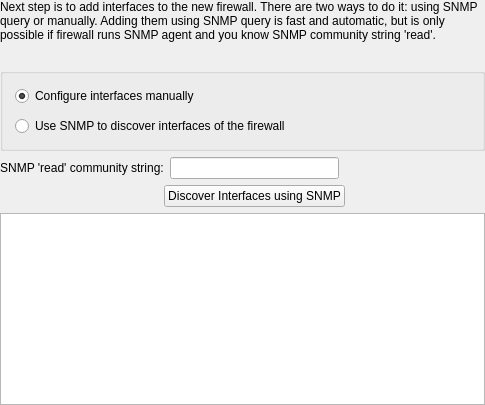
     <widget class="QWidget" name="page2" >
      <layout class="QGridLayout" >
       <property name="margin" >
        <number>0</number>
       </property>
       <item row="0" column="0" >
        <widget class="QLabel" name="label662" >
         <property name="text" >
          <string>Next step is to add interfaces to the new firewall. There are two ways to do it: using SNMP query or manually. Adding them using SNMP query is fast and automatic, but is only possible if firewall runs SNMP agent and you know SNMP community string 'read'.</string>
         </property>
         <property name="alignment" >
          <set>Qt::AlignLeading|Qt::AlignLeft|Qt::AlignVCenter</set>
         </property>
         <property name="wordWrap" >
          <bool>true</bool>
         </property>
        </widget>
       </item>
       <item row="1" column="0" >
        <spacer>
         <property name="orientation" >
          <enum>Qt::Vertical</enum>
         </property>
         <property name="sizeType" >
          <enum>QSizePolicy::Fixed</enum>
         </property>
         <property name="sizeHint" stdset="0" >
          <size>
           <width>20</width>
           <height>20</height>
          </size>
         </property>
        </spacer>
       </item>
       <item row="2" column="0" >
        <widget class="QGroupBox" name="buttonGroup1" >
         <property name="title" >
          <string/>
         </property>
         <layout class="QGridLayout" >
          <property name="verticalSpacing" >
           <number>10</number>
          </property>
          <property name="margin" >
           <number>12</number>
          </property>
          <item row="0" column="0" >
           <widget class="QRadioButton" name="use_manual" >
            <property name="text" >
             <string>Configure interfaces manually</string>
            </property>
            <property name="checked" >
             <bool>true</bool>
            </property>
           </widget>
          </item>
          <item row="1" column="0" >
           <widget class="QRadioButton" name="use_snmp" >
            <property name="text" >
             <string>Use SNMP to discover interfaces of the firewall</string>
            </property>
           </widget>
          </item>
         </layout>
        </widget>
       </item>
       <item row="3" column="0" >
        <layout class="QGridLayout" >
         <item row="1" column="4" >
          <spacer>
           <property name="orientation" >
            <enum>Qt::Horizontal</enum>
           </property>
           <property name="sizeType" >
            <enum>QSizePolicy::Expanding</enum>
           </property>
           <property name="sizeHint" stdset="0" >
            <size>
             <width>40</width>
             <height>20</height>
            </size>
           </property>
          </spacer>
         </item>
         <item row="2" column="0" colspan="5" >
          <widget class="QTextBrowser" name="snmpProgress" />
         </item>
         <item row="1" column="1" colspan="3" >
          <widget class="QPushButton" name="snmpQuery" >
           <property name="text" >
            <string>Discover Interfaces using SNMP</string>
           </property>
          </widget>
         </item>
         <item row="0" column="0" colspan="2" >
          <widget class="QLabel" name="label665" >
           <property name="text" >
            <string>SNMP 'read' community string:</string>
           </property>
           <property name="alignment" >
            <set>Qt::AlignCenter</set>
           </property>
           <property name="wordWrap" >
            <bool>false</bool>
           </property>
          </widget>
         </item>
         <item row="0" column="3" colspan="2" >
          <spacer>
           <property name="orientation" >
            <enum>Qt::Horizontal</enum>
           </property>
           <property name="sizeType" >
            <enum>QSizePolicy::Expanding</enum>
           </property>
           <property name="sizeHint" stdset="0" >
            <size>
             <width>140</width>
             <height>20</height>
            </size>
           </property>
          </spacer>
         </item>
         <item row="1" column="0" >
          <spacer>
           <property name="orientation" >
            <enum>Qt::Horizontal</enum>
           </property>
           <property name="sizeType" >
            <enum>QSizePolicy::Expanding</enum>
           </property>
           <property name="sizeHint" stdset="0" >
            <size>
             <width>40</width>
             <height>20</height>
            </size>
           </property>
          </spacer>
         </item>
         <item row="0" column="2" >
          <widget class="QLineEdit" name="snmp_community" />
         </item>
        </layout>
       </item>
      </layout>
     </widget>
